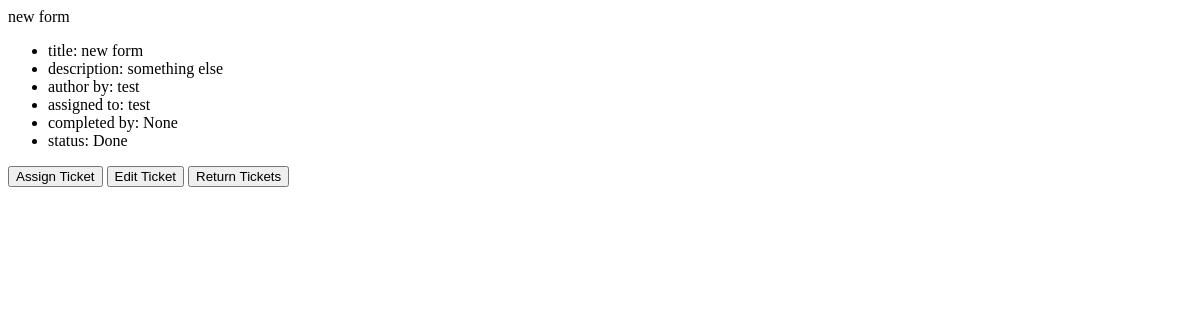
The page /ticket_detail/2 (signed in) on the database as committed earlier.
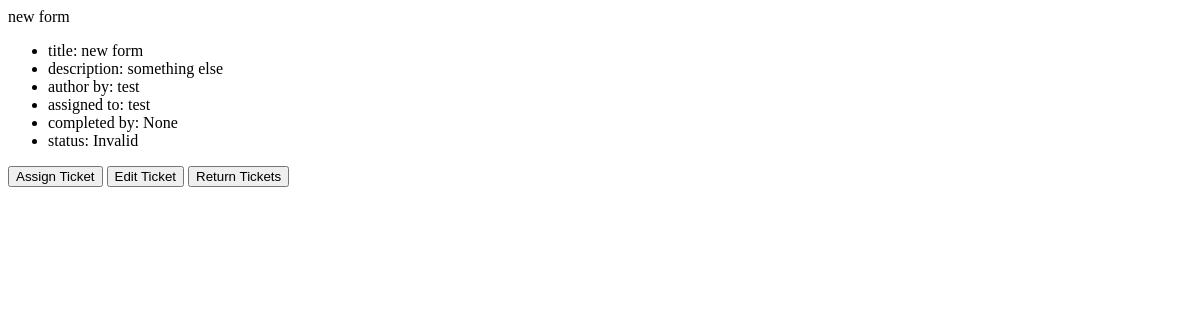
The same page on the database as committed later.
### bugs/models.py (models this page shows)
class BugTracker(models.Model):
    title = models.TextField(max_length=50)
    time_date = models.DateTimeField(auto_now_add=True)
    description = models.TextField(max_length=1000)
    bug_reporter = models.ForeignKey(
        CustomUser,
        on_delete=models.CASCADE,
        related_name="bug_reporter",
        null=True,
        default=None,
    )
    assign_user = models.ForeignKey(
        CustomUser,
        on_delete=models.CASCADE,
        related_name="assign_user",
        null=True,
        default=None,
    )
    completed_by = models.ForeignKey(
        CustomUser,
        on_delete=models.CASCADE,
        related_name="completed_by",
        null=True,
        default=None,
    )
    NEW = "New"
    IN_PROGRESS = "In Progress"
    DONE = "Done"
    INVALID = "Invalid"
    TICKET_STATUS_CHOICES = [
        (NEW, "New"),
        (IN_PROGRESS, "In Progress"),
        (DONE, "Done"),
        (INVALID, "Invalid"),
    ]
    ticket_status = models.CharField(
        max_length=25, choices=TICKET_STATUS_CHOICES, default=NEW
    )
    def __str__(self):
        return self.title

class CustomUser(AbstractUser):
    pass
    def __str__(self):
        return self.username

### bugs/views.py (the view)
# urls.py: path("ticket_detail/<int:id>", views.ticket_detail, name="ticket_detail"),
@login_required
def ticket_detail(request, id):
    ticket = BugTracker.objects.get(id=id)
    return render(request, "ticket_detail.html", {"ticket": ticket})

### bugs/templates/ticket_detail.html (shortened to what this page needs)
<div class=classicbox">
    <ul>
        <li>  title: {{ticket.title}} </li>
        <li> description: {{ticket.description}}</li>
        <li> author by: {{ ticket.bug_reporter }} </li>
        <li> assigned to: {{ ticket.assign_user }} </li>
        <li> completed by: {{ ticket.completed_by }} </li>
        <li> status: {{ticket.ticket_status }} </li>
    </ul>
</div>
<a href={% url "assign_ticket" id=ticket.id%}><button>Assign Ticket</button></a>
<a href={% url "edit_ticket" id=ticket.id %}><button>Edit Ticket</button></a>
<a href={% url "homepage" %}><button>Return Tickets</button></a>

Rows that differ between the two databases and show on the page:
changed BugTracker "new form": ticket_status "Done" → "Invalid"
